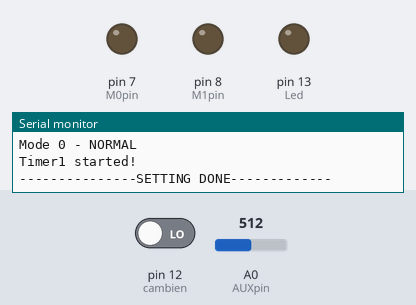
The sketch below on a simulated Arduino Uno, built with avr-gcc and run on an emulated ATmega328P. On the bench: output pins drawn as LEDs (lit = HIGH), the last lines printed to the serial monitor. The inputs (shaded band) are chosen by the test bench; at power-on: pin 12 (cambien) LOW, A0 (AUXpin) = 512.

Above: at 2.5 s.
2.6 s: pin 12 (cambien) driven HIGH
At 3.4 s:
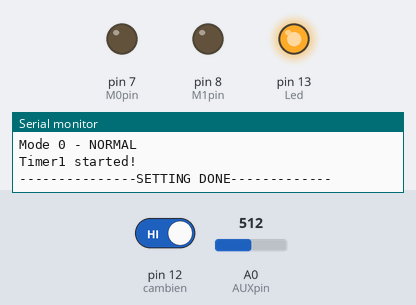
12.7 s: pin 12 (cambien) driven LOW
At 13.5 s:
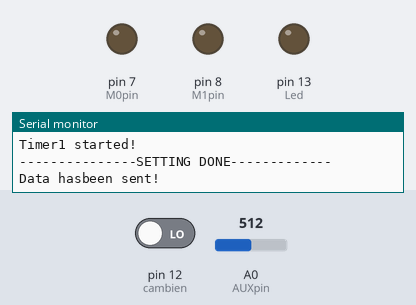
Timing chart, 0 to 15.7 s (numbered marks = the images above; inputs shaded):
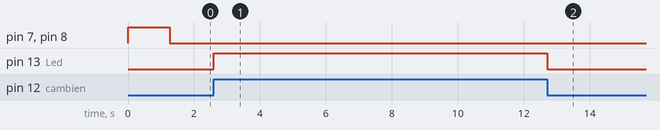

Measured:
- after the input at 2.6 s, pin 13 (Led): LOW → HIGH at once
- after the input at 12.7 s, pin 13 (Led): HIGH → LOW at once

The sketch:

LoraE32.ino
```cpp
#include <SoftwareSerial.h>
#include <TimerOne.h>

//#define Testdoxa

#define TIME_OUT_CNT  100
#define MAX_TX_SIZE   58
#define TIMEOUT_RET   2

#define HEADER          0xC0
#define NODE_AddressH   0x05
#define NODE_AddressL   0x02
#define SPEED           0x18
#define NODE_Channel    0x17
#define OPTION          0xC7


#define GW_AddressH     0x5
#define GW_AddressL     0x1
#define GW_Channel      0x17

#define M0pin   7
#define M1pin   8
#define AUXpin  A0
#define SOFT_RX 10
#define SOFT_TX 11

SoftwareSerial LoraSerial(SOFT_RX, SOFT_TX);  // RX, TX

//Cam bien anh sang Pin
#define cambien  12//Input sensor
int Led = 13;//LEd

//Test do xa:
uint8_t SequenceNum_Packet = 0;
uint8_t SequenceNum_ACK = 0;
uint8_t ACK_Received = 0;

//Mode: Auto or Handy?
#define modeAUTO    0xFF
#define modeHANDY   0xAA
#define lightON     0x11
#define lightOFF    0x22
uint8_t Mode = modeAUTO;  //default

//=== AUX ===========================================
bool AUX_HL;
bool ReadAUX()
{
  int val = analogRead(AUXpin);

  if(val<50){
    AUX_HL = LOW;
  }else {
    AUX_HL = HIGH;
  }
  return AUX_HL;
}


//Wait AUX High
int WaitAUX_H()
{
  int ret_var = 0;
  uint8_t cnt = 0;

  while ((ReadAUX() == LOW) && (cnt++ < 100)){
    Serial.print(".");
    delay(100);
  }
  Serial.println("");

  if (cnt >= 100 ) {
    ret_var = TIMEOUT_RET;
    Serial.println("Timeout!");
  }

  return ret_var;
}


//The setup function is called once at startup of the sketch
void setup()
{

  //GPIO Init
    //Lora
  pinMode(M0pin, OUTPUT);
  pinMode(M1pin, OUTPUT);
  pinMode(AUXpin, INPUT);
  pinMode(LED_BUILTIN, OUTPUT);
    //Sensor
  //pinMode(Led,OUTPUT);//pinMode xuất tín hiệu đầu ra cho led
  pinMode(cambien,INPUT);//pinMode nhận tín hiệu đầu vào cho cảm biê


  //Serial Init
  LoraSerial.begin(9600);
  Serial.begin(9600);
  Serial.println("GPIO & Serial are ready");


  //Setup Lora E32 Module - Send command through UART
  digitalWrite(M0pin, HIGH);
  digitalWrite(M1pin, HIGH);
  Serial.println("Mode 3 - Sleep");
  delay(10);
  if(WaitAUX_H() == TIMEOUT_RET) {exit(0);} //if timeout


  //Write CMD for Lora configuration
  //Header | Address High | Address Low | SPEED | Channel | Option
  uint8_t CMD[6] = {HEADER, NODE_AddressH, NODE_AddressL, SPEED, NODE_Channel, OPTION};
  LoraSerial.write(CMD, 6);
  WaitAUX_H();
  delay(1200);
  Serial.println("Setting Configure has been sent!");


  //Read Set configure
  while(LoraSerial.available()){LoraSerial.read();} //Clean Uart Buffer
  uint8_t READCMD[3] = {0xC1, 0xC1, 0xC1};
  LoraSerial.write(READCMD, 3);
  WaitAUX_H();
  delay(50);
  Serial.println("Reading Configure has been sent!");
  uint8_t readbuf[6];
  uint8_t Readcount, idx, buff;

  Readcount = LoraSerial.available();
  Serial.println(Readcount);
  if (Readcount){
    Serial.println("Setting Configure is:  ");
    for(idx = 0; idx < Readcount; idx++){
      readbuf[idx] = LoraSerial.read();
      delay(10);
    }
    Serial.print("Shutdown Mode: ");Serial.println(0xFF & readbuf[0],HEX);
    Serial.print("Address High: ");Serial.println(0xFF & readbuf[1],HEX);
    Serial.print("Address Low: ");Serial.println(0xFF & readbuf[2],HEX);
    Serial.print("Speed: ");Serial.println(0xFF & readbuf[3],HEX);
    Serial.print("Channel: ");Serial.println(0xFF & readbuf[4],HEX);
    Serial.print("Option: ");Serial.println(0xFF & readbuf[5],HEX);
  }


  //Mode 0 Normal
  digitalWrite(M0pin,LOW);  //MODE 0 - NORMAL
  digitalWrite(M1pin,LOW);
  Serial.println("Mode 0 - NORMAL");
  delay(10);
  if(WaitAUX_H() == TIMEOUT_RET) {exit(0);} //if timeout

  //Timer Setting
  //pinMode(LED_BUILTIN,OUTPUT);
  #ifdef Testdoxa
  Timer1.initialize(5000000); //1s 1 time
  #else
  Timer1.initialize(10000000); //5s 1 time
  #endif
  Timer1.attachInterrupt(timerIsr);
  Serial.println("Timer1 started!");

  //Setting Done
  Serial.println();
  Serial.println("---------------SETTING DONE-------------\n");
}


void blinkLED()
{
  static bool LedStatus = LOW;

  digitalWrite(LED_BUILTIN, LedStatus);
  LedStatus = !LedStatus;
}


// The loop function is called in an endless loop
void loop(){
  //Always waiting for  Received Message
  uint8_t i;
  uint8_t data_buf[100], data_len;
  uint8_t value = digitalRead(cambien);
  if(Mode == modeAUTO){  //Mode auto
      digitalWrite(Led,value);//xuất giá trị ra đèn LED
      }
  data_len = LoraSerial.available();


  #ifdef Testdoxa
  if (data_len > 0){
    Serial.print("ReceiveMsg: ");  Serial.print(data_len);  Serial.println(" bytes.");
    for(i=0;i<data_len;i++)
      data_buf[i] = LoraSerial.read();

     //if some data??? Mode auto or handy?
     //...SomeCodehere
     ACK_Received++;
     Serial.print("ACK Received = ");Serial.println(ACK_Received);
     Serial.print("Sequence Number (ACK) = "); Serial.println(data_buf[0]);
     if (data_buf[0] == 100){ //Sequence_num ACK = 100;
         float PRR_ACK = float(ACK_Received) / float(data_buf[0]);
         Serial.println("-------------PRR-----------------");
         Serial.print("PRR = "); Serial.println(PRR_ACK);
         Serial.println("---------------------------------");
         while(1);
     }
}


  #else //system
  if (data_len > 0){
    Serial.print("ReceiveMsg: ");  Serial.print(data_len);  Serial.println(" bytes.");
    for(i=0;i<data_len;i++){
      data_buf[i] = LoraSerial.read();
      Serial.println(0xFF & data_buf[i], HEX);}
    if (data_buf[0] == modeHANDY)
      Mode = modeHANDY;
    else if (data_buf[0] == modeAUTO) Mode = modeAUTO;
    if (data_buf[0] == lightON) digitalWrite(Led, 1);
    if (data_buf[0] == lightOFF) digitalWrite(Led, 0);
}
#endif
  }

void timerIsr(){
  //After 1s send sensor data
  #ifdef Testdoxa
  //ReadSensor(); ->value: output
  uint8_t value = digitalRead(cambien);
  //ReadLedState();
  uint8_t LEDstate = digitalRead(Led);
  //SendMsg();
  //Frame: NodeID|Value|LEDstate
  if(WaitAUX_H() == TIMEOUT_RET) {exit(0);} //if timeout
    SequenceNum_Packet++;
    uint8_t FrameSend[8] = {GW_AddressH, GW_AddressL, GW_Channel, NODE_AddressH, NODE_AddressL, value, LEDstate, SequenceNum_Packet};
    LoraSerial.write(FrameSend, 8);
    Serial.println("Data hasbeen sent!");
    delay(10);


  #else //system
  //ReadSensor(); ->value: output
  uint8_t value = digitalRead(cambien);
  if(Mode == modeAUTO){  //Mode auto
      digitalWrite(Led,value);//xuất giá trị ra đèn LED
      }
   //ReadLedState();
   uint8_t LEDstate = digitalRead(Led);
   //Frame: NodeID|Value|LEDstate
   if(WaitAUX_H() == TIMEOUT_RET) {exit(0);} //if timeout
   SequenceNum_Packet++;
   uint8_t FrameSend[8] = {GW_AddressH, GW_AddressL, GW_Channel, NODE_AddressH, NODE_AddressL, value, LEDstate, SequenceNum_Packet};
   LoraSerial.write(FrameSend, 8);
   Serial.println("Data hasbeen sent!");
   delay(10);

    #endif

}
```
